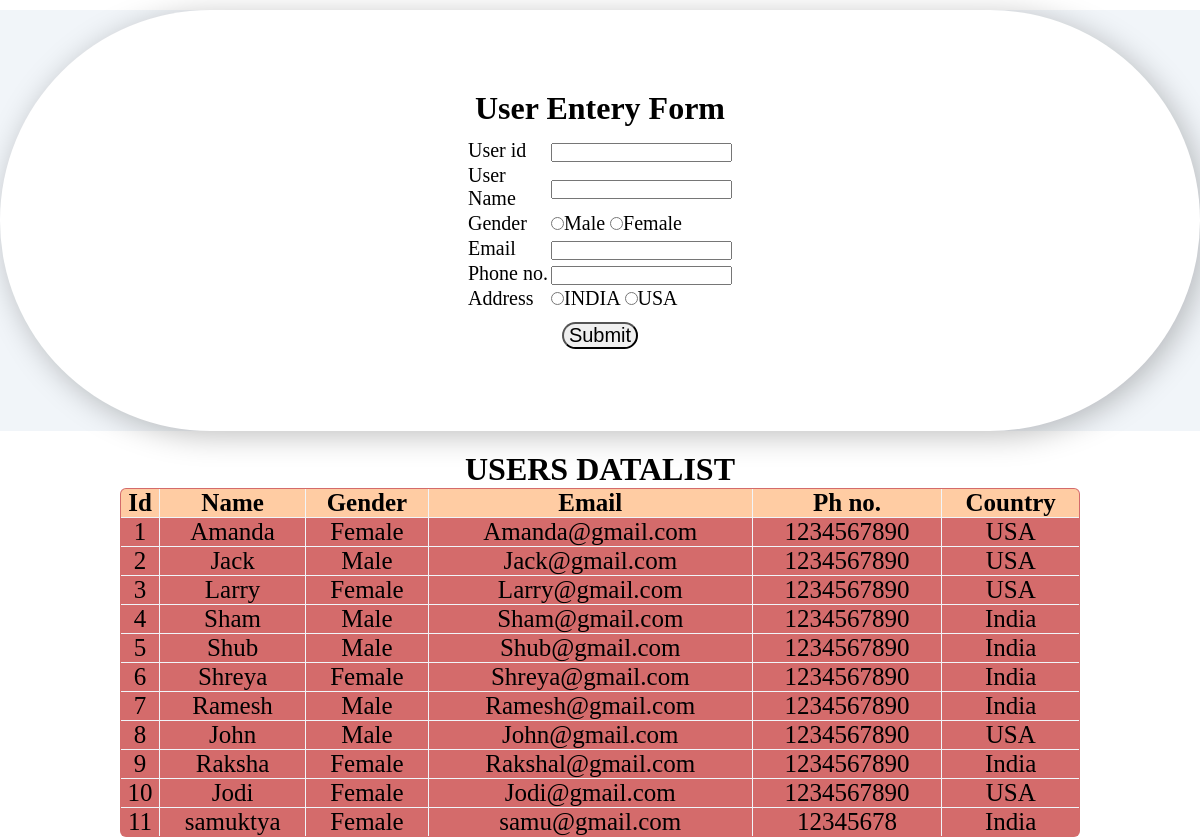
/XAMPP/htdocs/users.php, run on the app's committed database.
### tables this page shows
CREATE TABLE `users` (
  `USER_id` smallint(20) NOT NULL,
  `USER_name` varchar(50) NOT NULL,
  `USER_gender` varchar(50) NOT NULL,
  `USER_Email` varchar(50) NOT NULL,
  `USER_number` bigint(12) NOT NULL,
  `USER_address` varchar(50) NOT NULL
);

### XAMPP/htdocs/users.php (the view, shortened to what this page needs)
<!DOCTYPE html>
<html>
<head>
</head>
<body>
    <div class="memory_back">
        <div class='memories__card'>
            <div align=" center">
                <h1>User Entery Form</h1>
            </div>
            <center>
                <form action="insert_user.php" method="post" class="insert_form">
                    <table align="center" style="font-size: 20px;" width="25%" class="form_table">
                        <tr>
                            <td>
                                <label>User id</label>
                            </td>
                            <td><input type=" number" name="USER_id" />
                            </td>
                        </tr>
                        <tr>
                            <td>
                                <label>User Name</label>
                            </td>
                            <td><input type="text" name="USER_name" /></td>
                        </tr>
                        <tr>
                            <td>
                                <label>Gender</label>
                            </td>
                            <td>
                                <input type="radio" name="USER_gender" value="Male" />Male
                                <input type="radio" name="USER_gender" value="Female" />Female
                            </td>
                        </tr>
                        <tr>
                            <td>
                                <label>Email</label>
                            </td>
                            <td><input type="email" name="USER_Email" /></td>
                        </tr>
                        <tr>
                            <td>
                                <label>Phone no.</label>
                            </td>
                            <td><input type="phone" name="USER_number" /></td>
                        </tr>
                        <tr>
                            <td>
                                <label>Address</label>
                            </td>
                            <td>
                                <input type="radio" name="USER_address" value="India" />INDIA
                                <input type="radio" name="USER_address" value="USA" />USA
                            </td>
                        </tr>
                        <tr>
                            <td colspan="2" align="center" class="submit_btn">
                                <input type="submit" name="save" value="Submit" class="submit_btn" />
                            </td>
                        </tr>
                    </table>
                </form>
            </center>
        </div>
    </div>
</body>
</html>
<?php
    $servername = "localhost";
    $username = "root";
    $password = "";
    $dbname = "dam";
    $conn = mysqli_connect($servername, $username, $password, $dbname);
    $sql1 = "SELECT * FROM `users`";
    $result = mysqli_query($conn, $sql1);
    $rows = mysqli_num_rows($result);
    echo "<center><h1>USERS DATALIST</h1></center>";
    if($rows > 0)
    {
        echo
        "<center>
        <table border=1 width=80% align=center class=datalist_table>
        <tr>
            <th>Id</th>
            <th>Name</th>
            <th>Gender</th>
            <th>Email</th>
            <th>Ph no.</th>
            <th>Country</th>
        </tr>";
        while($row = mysqli_fetch_assoc($result))
        {
            echo
            "<tr>
                <td>". $row["USER_id"]."</td>
                <td>".$row["USER_name"]."</td>
                <td>".$row["USER_gender"]."</td>
                <td>".$row["USER_Email"]."</td>
                <td>".$row["USER_number"]."</td>
                <td>".$row["USER_address"]."</td>
            </tr>";
        }
        echo
        "</table>
        </center>";
    }
?>

### XAMPP/htdocs/users.php (style rules this page uses)
:root { --primary-color: #3d5cb8; --primary-color-dark: #334c99; --text-dark: #0f172a; --text-light: #64748b; --extra-light: #f1f5f9; --white: #ffffff; --max-width: 1200px; --light-orange: #d46b6b; --dark-bluesh: #223e52; }
* { padding: 0; margin: 0; box-sizing: border-box; }
.memory_back { background-color: var(--extra-light); }
.memories__card { padding: 5rem 4rem; text-align: center; border-radius: 15rem; background-color: var(--white); box-shadow: 5px 5px 30px rgba(0, 0, 0, 0.25); justify-content: space-around; align-items: center; margin-top: 10px; margin-bottom: 20px; }
.insert_form { margin-top: 10px; justify-content: center; width: 100%; align-items: center; display: flex; }
.insert_form .submit_btn { font-size: 20px; margin-top: 10px; padding-left: 5px; padding-right: 5px; border-radius: 15px; }

### data on the page
users: USER_id "1", USER_name "Amanda", USER_gender "Female", USER_Email "Amanda@gmail.com", USER_number "1234567890", USER_address "USA"
users: USER_id "2", USER_name "Jack", USER_gender "Male", USER_Email "Jack@gmail.com", USER_number "1234567890", USER_address "USA"
users: USER_id "3", USER_name "Larry", USER_gender "Female", USER_Email "Larry@gmail.com", USER_number "1234567890", USER_address "USA"
users: USER_id "4", USER_name "Sham", USER_gender "Male", USER_Email "Sham@gmail.com", USER_number "1234567890", USER_address "India"
users: USER_id "5", USER_name "Shub", USER_gender "Male", USER_Email "Shub@gmail.com", USER_number "1234567890", USER_address "India"
users: USER_id "6", USER_name "Shreya", USER_gender "Female", USER_Email "Shreya@gmail.com", USER_number "1234567890", USER_address "India"
users: USER_id "7", USER_name "Ramesh", USER_gender "Male", USER_Email "Ramesh@gmail.com", USER_number "1234567890", USER_address "India"
users: USER_id "8", USER_name "John", USER_gender "Male", USER_Email "John@gmail.com", USER_number "1234567890", USER_address "USA"
users: USER_id "9", USER_name "Raksha", USER_gender "Female", USER_Email "Rakshal@gmail.com", USER_number "1234567890", USER_address "India"
users: USER_id "10", USER_name "Jodi", USER_gender "Female", USER_Email "Jodi@gmail.com", USER_number "1234567890", USER_address "USA"
users: USER_id "11", USER_name "samuktya", USER_gender "Female", USER_Email "samu@gmail.com", USER_number "12345678", USER_address "India"
